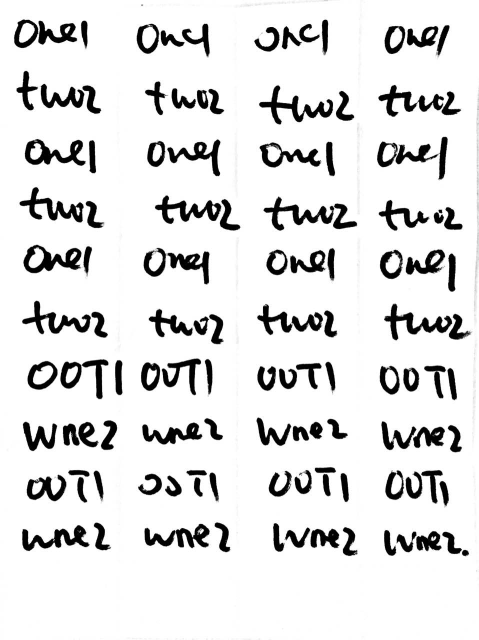
#> input picture visualwords/test2.jpg, 957 x 1280 px (shown at 1/2 size)
$ python a4paper_nolabel.py   (older library calls are emulated)
#> lines starting #> are read from the running program, lines starting #| are printed output that depends on the picture
from PIL import Image

import os

from skimage import data, io, filters

import numpy as np
import copy

img_name = 'test2.jpg'
text_file_name = 'test2_nolabel.txt'


img = Image.open(img_name) # image extension *.png,*.jpg
#> img is the input picture: PIL image 957x1280 RGB; min 0, max 255, mean 225.2
new_width  = 160
new_height = 224
img = img.resize((new_width, new_height), Image.ANTIALIAS)
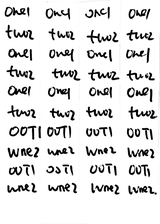
#> img: PIL image 160x224 RGB; min 0, max 255, mean 224.9
img.save('newimg.png') # format may what u want ,*.png,*jpg,*.gif

image = io.imread('newimg.png')
#print(len(image))
#
#print(len(image[0]))

newimage = [[0]*160]*200


# [16 lines of commented-out code are left out]
oneimage = [[0]*40]*800
index1=0
index2=0


firstcol = [i[0:40] for i in image]
#> firstcol = 224 items
secondcol = [i[40:80] for i in image]
#> secondcol = 224 items
thirdcol = [i[80:120] for i in image]
#> thirdcol = 224 items
fourthcol = [i[120:160] for i in image]
#> fourthcol = 224 items


image1 = (np.mean(firstcol[0:40],2)).flatten()
#> image1 = 1600 values, max 255 at index 0, min 0 at index 326, mean 219.7
image2 = (np.mean(firstcol[40:80],2)).flatten()
#> image2 = 1600 values, max 255 at index 0, min 0 at index 410, mean 220.5
image3 = (np.mean(firstcol[80:120],2)).flatten()
#> image3 = 1600 values, max 255 at index 0, min 0 at index 290, mean 221.6
image4 = (np.mean(firstcol[120:160],2)).flatten()
#> image4 = 1600 values, max 255 at index 0, min 0 at index 273, mean 210.4
image5 = (np.mean(firstcol[160:200],2)).flatten()
#> image5 = 1600 values, max 255 at index 0, min 0 at index 224, mean 221.4
image6 = (np.mean(secondcol[0:40],2)).flatten()
#> image6 = 1600 values, max 255 at index 0, min 0 at index 371, mean 225.6
image7 = (np.mean(secondcol[40:80],2)).flatten()
#> image7 = 1600 values, max 255 at index 0, min 0 at index 432, mean 221.3
image8 = (np.mean(secondcol[80:120],2)).flatten()
#> image8 = 1600 values, max 255 at index 1, min 0 at index 293, mean 223.4
image9 = (np.mean(secondcol[120:160],2)).flatten()
#> image9 = 1600 values, max 255 at index 1, min 0 at index 264, mean 220.7
image10 = (np.mean(secondcol[160:200],2)).flatten()
#> image10 = 1600 values, max 255 at index 1, min 0 at index 223, mean 223.8
image11 = (np.mean(thirdcol[0:40],2)).flatten()
#> image11 = 1600 values, max 255 at index 0, min 0 at index 348, mean 226.4
image12 = (np.mean(thirdcol[40:80],2)).flatten()
#> image12 = 1600 values, max 255 at index 0, min 0 at index 24, mean 217.3
image13 = (np.mean(thirdcol[80:120],2)).flatten()
#> image13 = 1600 values, max 255 at index 2, min 0 at index 347, mean 222.9
image14 = (np.mean(thirdcol[120:160],2)).flatten()
#> image14 = 1600 values, max 255 at index 1, min 0 at index 309, mean 222.7
image15 = (np.mean(thirdcol[160:200],2)).flatten()
#> image15 = 1600 values, max 255 at index 0, min 0 at index 186, mean 221.3
image16 = (np.mean(fourthcol[0:40],2)).flatten()
#> image16 = 1600 values, max 255 at index 3, min 0 at index 389, mean 224.4
image17 = (np.mean(fourthcol[40:80],2)).flatten()
#> image17 = 1600 values, max 255 at index 1, min 0 at index 388, mean 224.3
image18 = (np.mean(fourthcol[80:120],2)).flatten()
#> image18 = 1600 values, max 255 at index 0, min 0 at index 347, mean 216.6
image19 = (np.mean(fourthcol[120:160],2)).flatten()
#> image19 = 1600 values, max 255 at index 0, min 0 at index 368, mean 219.4
image20 = (np.mean(fourthcol[160:200],2)).flatten()
#> image20 = 1600 values, max 255 at index 0, min 0 at index 213, mean 222.5


# [5 lines of commented-out code are left out]


with open(text_file_name, "w") as myfile: #destination file to add to
	#myfile.write("appended text")
	for item in image1:
		myfile.write(str(item) + ",")
	myfile.write("\n")
	for item in image2:
		myfile.write(str(item) + ",")
#> this loop made 1600 passes
#> item on passes 1 to 3: 255, 255, 255
	myfile.write("\n")
	for item in image3:
		myfile.write(str(item) + ",")
	myfile.write("\n")
	for item in image4:
		myfile.write(str(item) + ",")
	myfile.write("\n")
	for item in image5:
		myfile.write(str(item) + ",")
	myfile.write("\n")
	for item in image6:
		myfile.write(str(item) + ",")
	myfile.write("\n")
	for item in image7:
		myfile.write(str(item) + ",")
	myfile.write("\n")
	for item in image8:
		myfile.write(str(item) + ",")
#> this loop made 1600 passes
#> item on passes 1 to 3: 253, 255, 255
	myfile.write("\n")
	for item in image9:
		myfile.write(str(item) + ",")
#> this loop made 1600 passes
#> item on passes 1 to 3: 251, 255, 255
	myfile.write("\n")
	for item in image10:
		myfile.write(str(item) + ",")
#> this loop made 1600 passes
#> item on passes 1 to 3: 254, 255, 255
	myfile.write("\n")
	for item in image11:
		myfile.write(str(item) + ",")
#> this loop made 1600 passes
	myfile.write("\n")
	for item in image12:
		myfile.write(str(item) + ",")
	myfile.write("\n")
	for item in image13:
		myfile.write(str(item) + ",")
#> this loop made 1600 passes
#> item on passes 1 to 3: 247, 254, 255
	myfile.write("\n")
	for item in image14:
		myfile.write(str(item) + ",")
	myfile.write("\n")
	for item in image15:
		myfile.write(str(item) + ",")
	myfile.write("\n")
	for item in image16:
		myfile.write(str(item) + ",")
#> this loop made 1600 passes
	myfile.write("\n")
	for item in image17:
		myfile.write(str(item) + ",")
#> this loop made 1600 passes
#> item on passes 1 to 3: 252, 255, 255
	myfile.write("\n")
	for item in image18:
		myfile.write(str(item) + ",")
	myfile.write("\n")
	for item in image19:
		myfile.write(str(item) + ",")
	myfile.write("\n")
	for item in image20:
		myfile.write(str(item) + ",")
	myfile.write("\n")


print('Done converting A4 scanned image ' + img_name + " into the text file "+ text_file_name+ " with no label ")
# [7 lines of commented-out code are left out]
